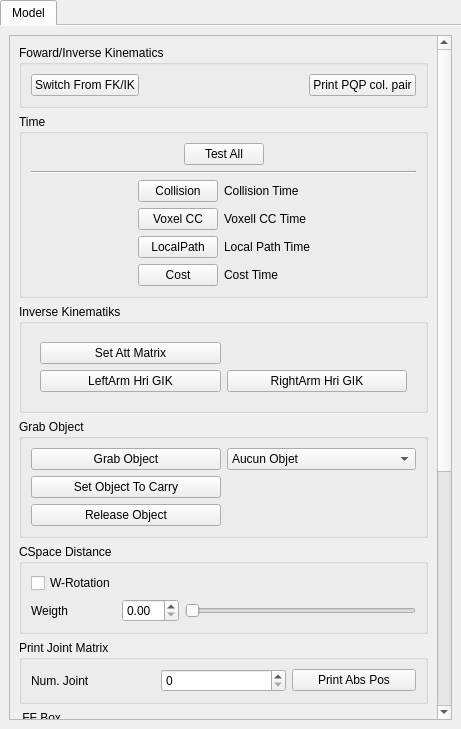
<?xml version="1.0" encoding="UTF-8"?>
<ui version="4.0">
 <class>RobotWidget</class>
 <widget class="QWidget" name="RobotWidget">
  <property name="geometry">
   <rect>
    <x>0</x>
    <y>0</y>
    <width>461</width>
    <height>729</height>
   </rect>
  </property>
  <property name="windowTitle">
   <string>Form</string>
  </property>
  <layout class="QVBoxLayout" name="verticalLayout_3">
   <property name="margin">
    <number>0</number>
   </property>
   <item>
    <widget class="QTabWidget" name="tabWidget_6">
     <property name="currentIndex">
      <number>0</number>
     </property>
     <property name="usesScrollButtons">
      <bool>true</bool>
     </property>
     <property name="documentMode">
      <bool>true</bool>
     </property>
     <widget class="QWidget" name="tab_13">
      <attribute name="title">
       <string>Model</string>
      </attribute>
      <layout class="QVBoxLayout" name="verticalLayout_14">
       <item>
        <widget class="QScrollArea" name="scrollArea">
         <property name="horizontalScrollBarPolicy">
          <enum>Qt::ScrollBarAlwaysOff</enum>
         </property>
         <property name="widgetResizable">
          <bool>true</bool>
         </property>
         <widget class="QWidget" name="scrollAreaWidgetContents">
          <property name="geometry">
           <rect>
            <x>0</x>
            <y>-414</y>
            <width>402</width>
            <height>1178</height>
           </rect>
          </property>
          <layout class="QVBoxLayout" name="verticalLayout">
           <item>
            <widget class="QGroupBox" name="groupBox_3">
             <property name="title">
              <string>Foward/Inverse Kinematics</string>
             </property>
             <layout class="QHBoxLayout" name="horizontalLayout_6">
              <item>
               <widget class="QPushButton" name="pushButtonSwitchFKIK">
                <property name="text">
                 <string>Switch From FK/IK</string>
                </property>
               </widget>
              </item>
              <item>
               <spacer name="horizontalSpacer_2">
                <property name="orientation">
                 <enum>Qt::Horizontal</enum>
                </property>
                <property name="sizeHint" stdset="0">
                 <size>
                  <width>40</width>
                  <height>20</height>
                 </size>
                </property>
               </spacer>
              </item>
              <item>
               <widget class="QPushButton" name="pushButtonPrintPQPColPair">
                <property name="text">
                 <string>Print PQP col. pair</string>
                </property>
               </widget>
              </item>
             </layout>
            </widget>
           </item>
           <item>
            <widget class="QGroupBox" name="timeGroupBox">
             <property name="title">
              <string>Time</string>
             </property>
             <layout class="QVBoxLayout" name="verticalLayout_15">
              <item>
               <layout class="QHBoxLayout" name="horizontalLayout_2">
                <item>
                 <spacer name="horizontalSpacer_7">
                  <property name="orientation">
                   <enum>Qt::Horizontal</enum>
                  </property>
                  <property name="sizeHint" stdset="0">
                   <size>
                    <width>40</width>
                    <height>20</height>
                   </size>
                  </property>
                 </spacer>
                </item>
                <item>
                 <widget class="QPushButton" name="pushButtonTestAll">
                  <property name="text">
                   <string>Test All</string>
                  </property>
                 </widget>
                </item>
                <item>
                 <spacer name="horizontalSpacer_8">
                  <property name="orientation">
                   <enum>Qt::Horizontal</enum>
                  </property>
                  <property name="sizeHint" stdset="0">
                   <size>
                    <width>40</width>
                    <height>20</height>
                   </size>
                  </property>
                 </spacer>
                </item>
               </layout>
              </item>
              <item>
               <widget class="Line" name="line">
                <property name="minimumSize">
                 <size>
                  <width>300</width>
                  <height>0</height>
                 </size>
                </property>
                <property name="orientation">
                 <enum>Qt::Horizontal</enum>
                </property>
               </widget>
              </item>
              <item>
               <layout class="QGridLayout" name="gridLayout_5">
                <item row="0" column="1">
                 <widget class="QPushButton" name="pushButtonCollision">
                  <property name="text">
                   <string>Collision</string>
                  </property>
                 </widget>
                </item>
                <item row="2" column="1">
                 <widget class="QPushButton" name="pushButtonLocalPath">
                  <property name="text">
                   <string>LocalPath</string>
                  </property>
                 </widget>
                </item>
                <item row="3" column="1">
                 <widget class="QPushButton" name="pushButtonCost">
                  <property name="text">
                   <string>Cost</string>
                  </property>
                 </widget>
                </item>
                <item row="0" column="2">
                 <widget class="QLabel" name="labelCollision">
                  <property name="text">
                   <string>Collision Time</string>
                  </property>
                 </widget>
                </item>
                <item row="2" column="2">
                 <widget class="QLabel" name="labelLocalPath">
                  <property name="text">
                   <string>Local Path Time</string>
                  </property>
                 </widget>
                </item>
                <item row="3" column="2">
                 <widget class="QLabel" name="labelTimeCost">
                  <property name="text">
                   <string>Cost Time</string>
                  </property>
                 </widget>
                </item>
                <item row="2" column="3">
                 <spacer name="horizontalSpacer_10">
                  <property name="orientation">
                   <enum>Qt::Horizontal</enum>
                  </property>
                  <property name="sizeHint" stdset="0">
                   <size>
                    <width>40</width>
                    <height>20</height>
                   </size>
                  </property>
                 </spacer>
                </item>
                <item row="2" column="0">
                 <spacer name="horizontalSpacer_9">
                  <property name="orientation">
                   <enum>Qt::Horizontal</enum>
                  </property>
                  <property name="sizeHint" stdset="0">
                   <size>
                    <width>40</width>
                    <height>20</height>
                   </size>
                  </property>
                 </spacer>
                </item>
                <item row="1" column="1">
                 <widget class="QPushButton" name="pushButtonVoxelCC">
                  <property name="text">
                   <string>Voxel CC</string>
                  </property>
                 </widget>
                </item>
                <item row="1" column="2">
                 <widget class="QLabel" name="labelVoxelTime">
                  <property name="text">
                   <string>Voxell CC Time</string>
                  </property>
                 </widget>
                </item>
               </layout>
              </item>
             </layout>
            </widget>
           </item>
           <item>
            <widget class="QGroupBox" name="ikGroupBox">
             <property name="title">
              <string>Inverse Kinematiks</string>
             </property>
             <layout class="QHBoxLayout" name="horizontalLayout_3">
              <item>
               <widget class="QWidget" name="widget" native="true">
                <layout class="QGridLayout" name="gridLayout">
                 <item row="0" column="0">
                  <widget class="QPushButton" name="pushButtonAttMat">
                   <property name="text">
                    <string>Set Att Matrix</string>
                   </property>
                  </widget>
                 </item>
                 <item row="1" column="0">
                  <widget class="QPushButton" name="pushButtonComputeLeftArmGIK">
                   <property name="text">
                    <string>LeftArm Hri GIK</string>
                   </property>
                  </widget>
                 </item>
                 <item row="1" column="1">
                  <widget class="QPushButton" name="pushButtonComputeRightArmGIK">
                   <property name="text">
                    <string>RightArm Hri GIK</string>
                   </property>
                  </widget>
                 </item>
                </layout>
               </widget>
              </item>
             </layout>
            </widget>
           </item>
           <item>
            <widget class="QGroupBox" name="groupBoxGrabObject">
             <property name="title">
              <string>Grab Object</string>
             </property>
             <layout class="QGridLayout" name="gridLayout_15">
              <item row="0" column="0">
               <widget class="QPushButton" name="pushButtonGrabObject">
                <property name="text">
                 <string>Grab Object</string>
                </property>
               </widget>
              </item>
              <item row="0" column="1">
               <widget class="QComboBox" name="comboBoxGrabObject">
                <item>
                 <property name="text">
                  <string>Aucun Objet</string>
                 </property>
                </item>
               </widget>
              </item>
              <item row="2" column="0">
               <widget class="QPushButton" name="pushButtonReleaseObject">
                <property name="text">
                 <string>Release Object</string>
                </property>
               </widget>
              </item>
              <item row="1" column="0">
               <widget class="QPushButton" name="pushButtonSetObjectToCarry">
                <property name="text">
                 <string>Set Object To Carry</string>
                </property>
               </widget>
              </item>
             </layout>
            </widget>
           </item>
           <item>
            <widget class="QGroupBox" name="cspaceDistGroupBox">
             <property name="title">
              <string>CSpace Distance</string>
             </property>
             <layout class="QGridLayout" name="gridLayout_22">
              <item row="0" column="0">
               <widget class="QCheckBox" name="checkBoxIsWeightedRot">
                <property name="text">
                 <string>W-Rotation</string>
                </property>
               </widget>
              </item>
              <item row="1" column="0">
               <widget class="QLabel" name="label_11">
                <property name="text">
                 <string>Weigth</string>
                </property>
               </widget>
              </item>
              <item row="1" column="1">
               <widget class="QDoubleSpinBox" name="doubleSpinBoxWeightedRot">
                <property name="maximum">
                 <double>20.000000000000000</double>
                </property>
               </widget>
              </item>
              <item row="1" column="2">
               <widget class="QSlider" name="horizontalSliderWeightedRot">
                <property name="orientation">
                 <enum>Qt::Horizontal</enum>
                </property>
               </widget>
              </item>
             </layout>
            </widget>
           </item>
           <item>
            <widget class="QGroupBox" name="PrintJointMatrix">
             <property name="title">
              <string>Print Joint Matrix</string>
             </property>
             <layout class="QGridLayout" name="gridLayout_3">
              <item row="0" column="1">
               <widget class="QSpinBox" name="spinBox"/>
              </item>
              <item row="0" column="3">
               <widget class="QPushButton" name="pushButtonPrintAbsPos">
                <property name="text">
                 <string>Print Abs Pos</string>
                </property>
               </widget>
              </item>
              <item row="0" column="0">
               <widget class="QLabel" name="label_7">
                <property name="text">
                 <string>Num. Joint</string>
                </property>
               </widget>
              </item>
             </layout>
            </widget>
           </item>
           <item>
            <widget class="QGroupBox" name="groupBox">
             <property name="title">
              <string> FF Box</string>
             </property>
             <layout class="QGridLayout" name="gridLayout_2">
              <item row="1" column="1">
               <widget class="QDoubleSpinBox" name="doubleSpinBoxSizeX"/>
              </item>
              <item row="1" column="0">
               <widget class="QLabel" name="label">
                <property name="text">
                 <string>Size</string>
                </property>
               </widget>
              </item>
              <item row="2" column="0">
               <widget class="QLabel" name="label_2">
                <property name="text">
                 <string>Center</string>
                </property>
               </widget>
              </item>
              <item row="2" column="1">
               <widget class="QDoubleSpinBox" name="doubleSpinBoxCenterX"/>
              </item>
              <item row="1" column="2">
               <widget class="QDoubleSpinBox" name="doubleSpinBoxSizeY"/>
              </item>
              <item row="1" column="3">
               <widget class="QDoubleSpinBox" name="doubleSpinBoxSizeZ"/>
              </item>
              <item row="2" column="2">
               <widget class="QDoubleSpinBox" name="doubleSpinBoxCenterY"/>
              </item>
              <item row="2" column="3">
               <widget class="QDoubleSpinBox" name="doubleSpinBoxCenterZ"/>
              </item>
              <item row="0" column="1">
               <widget class="QLabel" name="label_3">
                <property name="text">
                 <string>x</string>
                </property>
               </widget>
              </item>
              <item row="0" column="2">
               <widget class="QLabel" name="label_4">
                <property name="text">
                 <string>y</string>
                </property>
               </widget>
              </item>
              <item row="0" column="3">
               <widget class="QLabel" name="label_5">
                <property name="text">
                 <string>z</string>
                </property>
               </widget>
              </item>
             </layout>
            </widget>
           </item>
           <item>
            <widget class="QGroupBox" name="groupBox_2">
             <property name="title">
              <string>Voxel collision checker</string>
             </property>
             <layout class="QVBoxLayout" name="verticalLayout_2">
              <item>
               <widget class="QCheckBox" name="checkBoxDrawVoxelGrid">
                <property name="text">
                 <string>Draw Grid</string>
                </property>
               </widget>
              </item>
              <item>
               <widget class="QWidget" name="widget_3" native="true">
                <layout class="QHBoxLayout" name="horizontalLayout_5">
                 <item>
                  <widget class="QLabel" name="label_6">
                   <property name="text">
                    <string>Number of Cell Per Dimension</string>
                   </property>
                  </widget>
                 </item>
                 <item>
                  <widget class="QSpinBox" name="spinBoxVoxelCCnbCells"/>
                 </item>
                 <item>
                  <spacer name="horizontalSpacer">
                   <property name="orientation">
                    <enum>Qt::Horizontal</enum>
                   </property>
                   <property name="sizeHint" stdset="0">
                    <size>
                     <width>40</width>
                     <height>20</height>
                    </size>
                   </property>
                  </spacer>
                 </item>
                </layout>
               </widget>
              </item>
              <item>
               <widget class="QWidget" name="widget_2" native="true">
                <layout class="QHBoxLayout" name="horizontalLayout_4">
                 <item>
                  <widget class="QPushButton" name="pushButtonCreateVoxelCollisionChecker">
                   <property name="text">
                    <string>Create</string>
                   </property>
                  </widget>
                 </item>
                 <item>
                  <widget class="QPushButton" name="pushButtonDeleteVoxelCollisionChecker">
                   <property name="text">
                    <string>Delete</string>
                   </property>
                  </widget>
                 </item>
                </layout>
               </widget>
              </item>
             </layout>
            </widget>
           </item>
           <item>
            <widget class="QPushButton" name="pushButtonPrintCurrentPos">
             <property name="text">
              <string>Print Robot Current Pos</string>
             </property>
            </widget>
           </item>
           <item>
            <widget class="QCheckBox" name="checkBoxFKSampling">
             <property name="text">
              <string>FK Shoot</string>
             </property>
            </widget>
           </item>
           <item>
            <widget class="QCheckBox" name="checkBoxFKDistance">
             <property name="text">
              <string>FK Distance</string>
             </property>
            </widget>
           </item>
           <item>
            <widget class="QCheckBox" name="checkBoxDrawBox">
             <property name="text">
              <string>draw Box</string>
             </property>
            </widget>
           </item>
          </layout>
         </widget>
        </widget>
       </item>
      </layout>
     </widget>
    </widget>
   </item>
  </layout>
 </widget>
 <resources/>
 <connections/>
</ui>
